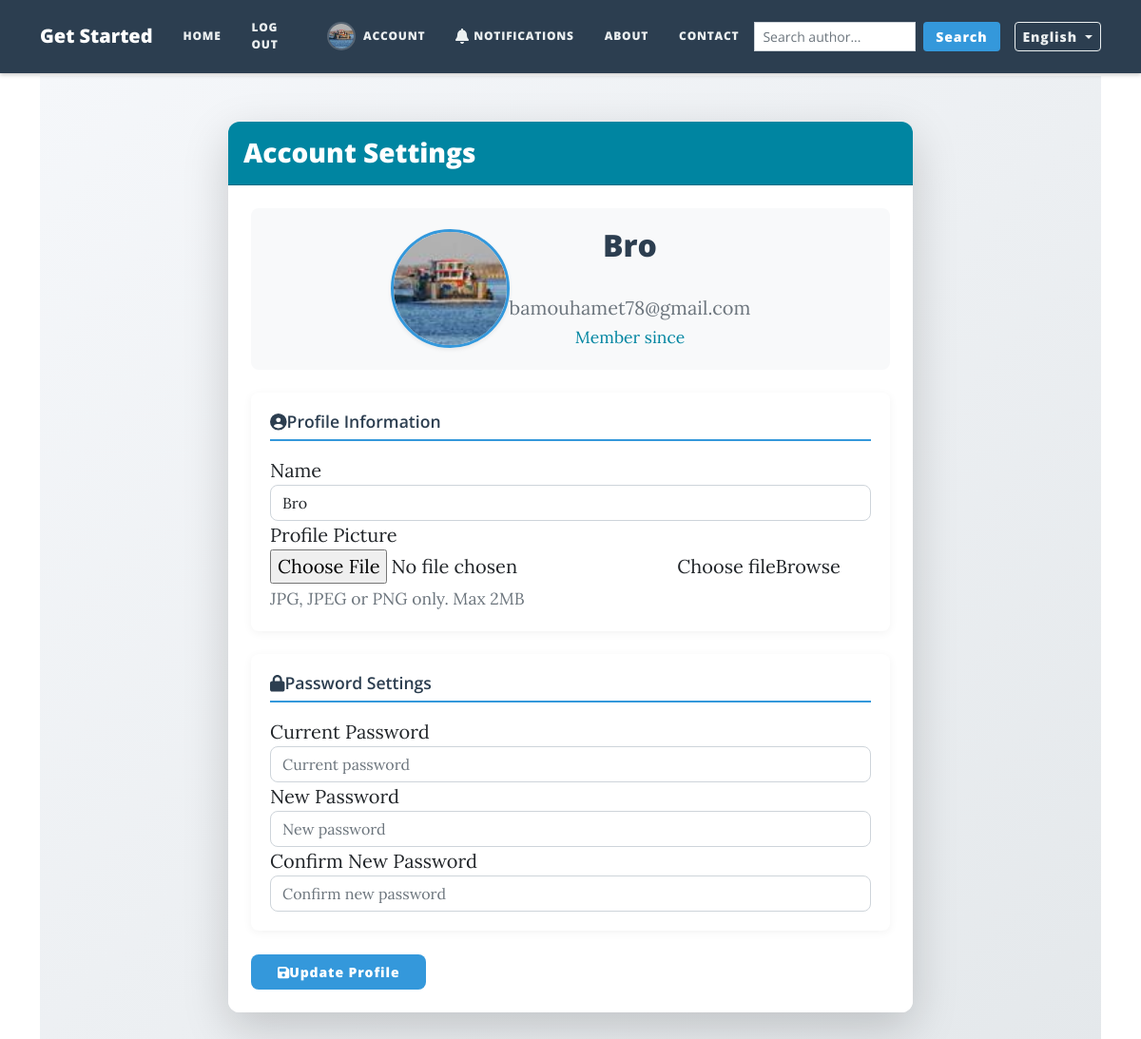
/account (signed in), run on the app's committed database.
### main.py (models this page shows, shortened)
class User(UserMixin, db.Model):
    __tablename__ = "users"
    id = db.Column(db.Integer, primary_key=True)
    email = db.Column(db.String(100), unique=True)
    password = db.Column(db.String(100))
    name = db.Column(db.String(100))
    confirmed = db.Column(db.Boolean, default=False)
    receive_notifications = db.Column(db.Boolean, default=True)
    profile_image = db.Column(db.String(250), nullable=True)
    receive_reply_notifications = db.Column(db.Boolean, default=True)
    posts = relationship("BlogPost", back_populates="author")
    comments = relationship("Comment", back_populates="comment_author")
    likes = relationship("Like", back_populates="user", cascade="all, delete-orphan")
    subscribed_tags = db.relationship('Tag', secondary='user_tag_subscriptions', backref='subscribers')

### main.py (the view)
@app.route('/account', methods=['GET', 'POST'])
@login_required
def account():
    form = UpdateAccountForm(obj=current_user)  # Pre-populate with current user data
    if form.validate_on_submit():
        current_user.name = form.name.data
        if form.picture.data:
            picture_file = save_profile_picture(form.picture.data)
            if current_user.profile_image and current_user.profile_image != 'default.jpg':
                old_pic = os.path.join(app.config['UPLOAD_FOLDER'], current_user.profile_image)
                if os.path.exists(old_pic):
                    os.remove(old_pic)
            current_user.profile_image = picture_file
        if form.new_password.data:
            if not check_password_hash(current_user.password, form.current_password.data):
                flash('Current password is incorrect', 'danger')
                return redirect(url_for('account'))
            current_user.password = generate_password_hash(form.new_password.data)
        db.session.commit()
        flash('Your account has been updated!', 'success')
        return redirect(url_for('account'))
    elif request.method == 'GET':
        form.name.data = current_user.name  # Pre-populate on GET request
    return render_template('account.html', form=form, current_user=current_user, get_gravatar_url=get_gravatar_url)

### forms.py
class UpdateAccountForm(FlaskForm):
    name = StringField('Name', validators=[
        validators.DataRequired(),
        validators.Length(min=2, max=100)
    ])
    picture = FileField('Update Profile Picture', validators=[
        FileAllowed(['jpg', 'jpeg', 'png'], 'Only JPEG or PNG images allowed!')
    ])
    current_password = PasswordField('Current Password', validators=[
        validators.Optional()  # Only required if changing password
    ])
    new_password = PasswordField('New Password', validators=[
        validators.Optional(),
        validators.Length(min=6),
        validators.EqualTo('confirm_password', message='Passwords must match')
    ])
    confirm_password = PasswordField('Confirm New Password')
    submit = SubmitField('Update Account')

### main.py (called while the page is built, shortened)
@login_manager.user_loader
def load_user(user_id):
    return db.session.get(User, int(user_id))

def get_locale():
    if 'lang' in request.args:
        lang = request.args['lang']
        if lang in app.config['LANGUAGES']:
            session['lang'] = lang
            return lang
    if 'lang' in session:
        return session['lang']
    return request.accept_languages.best_match(app.config['LANGUAGES'].keys())

@app.context_processor
def inject_template_methods():
    return {
        'get_locale': get_locale,
        'current_language': session.get('lang', 'en')
    }

@app.context_processor
def inject_tags():
    popular_tags = db.session.query(
        Tag,
        db.func.count(post_tags.c.post_id).label('count')
    ).join(post_tags).group_by(Tag).order_by(db.desc('count')).limit(20).all()
    tags_with_size = []
    return {'popular_tags': tags_with_size}

### templates/account.html (shortened to what this page needs)
{% extends "header.html" %}
{% block content %}
<div class="account-page " style="background-color: #f8f9fa; min-height: 100vh;">
    <div class="container py-5">
        <div class="row justify-content-center">
            <div class="col-lg-8">
                <div class="card shadow-lg border-0">
                    <div class="card-header bg-primary text-white py-3">
                        <h3 class="mb-0">{{ _("Account Settings") }}</h3>
                    </div>
                    <div class="card-body p-4" style="background-color: #ffffff;">
                        <div class="profile-section text-center mb-4">
                            <div class="d-flex justify-content-center align-items-center">
                                <img class="rounded-circle shadow-sm"
                                     src="{{ url_for('static', filename='profile_pics/' + current_user.profile_image) if current_user.profile_image else get_gravatar_url(current_user.email, 125) }}"
                                     style="width: 125px; height: 125px; object-fit: cover; border: 3px solid #3498db;">
                                <div class="ml-4 text-left">
                                    <h2 class="mb-1" style="color: #2c3e50;">{{ current_user.name }}</h2>
                                    <p class="text-muted mb-0">{{ current_user.email }}</p>
                                    <small class="text-primary">{{ _("Member since") }} {{ current_user.created_at.strftime('%B %Y') if current_user.created_at else '' }}</small>
                                </div>
                            </div>
                        </div>
                        <form method="POST" enctype="multipart/form-data" novalidate>
                            <div class="form-section mb-4">
                                <h5 class="section-title mb-3" style="color: #2c3e50; border-bottom: 2px solid #3498db; padding-bottom: 8px;">
                                    <i class="fas fa-user-circle mr-2"></i>{{ _("Profile Information") }}
                                </h5>
                                <div class="form-group">
                                    {{ form.name.label(class="form-control-label font-weight-bold") }}
                                    {% if form.name.errors %}
                                        {{ form.name(class="form-control is-invalid") }}
                                        <div class="invalid-feedback">
                                            {% for error in form.name.errors %}
                                                <span>{{ error }}</span>
                                            {% endfor %}
                                        </div>
                                    {% else %}
                                        {{ form.name(class="form-control", style="border-radius: 8px;") }}
                                    {% endif %}
                                </div>
                                <div class="form-group">
                                    <label class="font-weight-bold">{{ _("Profile Picture") }}</label>
                                    <div class="custom-file">
                                        {{ form.picture(class="custom-file-input", id="customFile") }}
                                        <label class="custom-file-label" for="customFile">{{ _("Choose file") }}</label>
                                    </div>
                                    <small class="form-text text-muted">{{ _("JPG, JPEG or PNG only. Max 2MB") }}</small>
                                </div>
                            </div>
                            <div class="form-section">
                                <h5 class="section-title mb-3" style="color: #2c3e50; border-bottom: 2px solid #3498db; padding-bottom: 8px;">
                                    <i class="fas fa-lock mr-2"></i>{{ _("Password Settings") }}
                                </h5>
                                <div class="form-group">
                                    {{ form.current_password.label(class="form-control-label font-weight-bold") }}
                                    {% if form.current_password.errors %}
                                        {{ form.current_password(class="form-control is-invalid", placeholder=_("Current password")) }}
                                        <div class="invalid-feedback">
                                            {% for error in form.current_password.errors %}
                                                <span>{{ error }}</span>
                                            {% endfor %}
                                        </div>
                                    {% else %}
                                        {{ form.current_password(class="form-control", placeholder=_("Current password"), style="border-radius: 8px;") }}
                                    {% endif %}
                                </div>
                                <div class="form-group">
                                    {{ form.new_password.label(class="form-control-label font-weight-bold") }}
                                    {% if form.new_password.errors %}
                                        {{ form.new_password(class="form-control is-invalid", placeholder=_("New password")) }}
                                        <div class="invalid-feedback">
                                            {% for error in form.new_password.errors %}
                                                <span>{{ error }}</span>
                                            {% endfor %}
                                        </div>
                                    {% else %}
                                        {{ form.new_password(class="form-control", placeholder=_("New password"), style="border-radius: 8px;") }}
                                    {% endif %}
                                </div>
                                <div class="form-group">
                                    {{ form.confirm_password.label(class="form-control-label font-weight-bold") }}
                                    {% if form.confirm_password.errors %}
                                        {{ form.confirm_password(class="form-control is-invalid", placeholder=_("Confirm new password")) }}
                                        <div class="invalid-feedback">
                                            {% for error in form.confirm_password.errors %}
                                                <span>{{ error }}</span>
                                            {% endfor %}
                                        </div>
                                    {% else %}
                                        {{ form.confirm_password(class="form-control", placeholder=_("Confirm new password"), style="border-radius: 8px;") }}
                                    {% endif %}
                                </div>
                            </div>
                            <div class="form-group mt-4">
                                <button type="submit" class="btn btn-primary btn-block py-2" style="border-radius: 8px; background-color: #3498db; border: none;">
                                    <i class="fas fa-save mr-2"></i>{{ _("Update Profile") }}
                                </button>
                            </div>
                        </form>
                    </div>
                </div>
            </div>
        </div>
    </div>
</div>
{% endblock %}

### templates/header.html (shortened to what this page needs)
<!DOCTYPE html>
<html lang="en">
  <head>
    {% block styles %}
    {{ bootstrap.load_css() }}
    <link href="{{ url_for('static', filename='css/styles.css') }}" rel="stylesheet" />
    {% endblock %}
  </head>
  <body>
    <nav class="navbar navbar-expand-lg navbar-dark fixed-top" id="mainNav">
      <div class="container">
        <a class="navbar-brand" href="/">{{ _("Get Started") }}</a>
        <div class="collapse navbar-collapse" id="navbarResponsive">
          <ul class="navbar-nav me-auto">
            <li class="nav-item">
              <a class="nav-link" href="{{ url_for('get_all_posts') }}">{{ _("Home") }}</a>
            </li>
            {% if not current_user.is_authenticated %}
            <li class="nav-item">
              <a class="nav-link" href="{{ url_for('login') }}">{{ _("Login") }}</a>
            </li>
            <li class="nav-item">
              <a class="nav-link" href="{{ url_for('register') }}">{{ _("Register") }}</a>
            </li>
            {% else %}
            <li class="nav-item">
              <a class="nav-link" href="{{ url_for('logout') }}">{{ _("Log Out") }}</a>
            </li>
            <li class="nav-item">
              <a class="nav-link account-section" href="{{ url_for('account') }}">
                <img src="{{ url_for('static', filename='profile_pics/' + current_user.profile_image) if current_user.profile_image else get_gravatar_url(current_user.email, 30) }}"
                     class="rounded-circle account-img">
                <span>{{ _("Account") }}</span>
              </a>
            </li>
            <li class="nav-item">
              <a class="nav-link" href="{{ url_for('notification_preferences') }}">
                <i class="fas fa-bell notification-icon"></i>
                <span>{{ _("Notifications") }}</span>
              </a>
            </li>
            {% endif %}
            <li class="nav-item">
              <a class="nav-link" href="{{ url_for('about') }}">{{ _("About") }}</a>
            </li>
            <li class="nav-item">
              <a class="nav-link" href="{{ url_for('contact') }}">{{ _("Contact") }}</a>
            </li>
          </ul>
          <form class="d-flex search-form" method="GET" action="{{ url_for('search_by_author') }}">
            <input class="form-control form-control-sm me-2"
                   type="search"
                   name="query"
                   placeholder="{{ _('Search author...') }}"
                   aria-label="Search"
                   required>
            <button class="btn search-btn" type="submit">
              {{ _("Search") }}
            </button>
          </form>
          <div class="dropdown language-dropdown">
            <button class="btn btn-sm btn-outline-secondary dropdown-toggle"
                    type="button"
                    id="languageDropdown"
                    data-bs-toggle="dropdown"
                    aria-expanded="false">
              {{ config['LANGUAGES'].get(session.get('lang', 'en'), 'English') }}
            </button>
          </div>
        </div>
      </div>
    </nav>
    <main class="container">
       {% block content %}{% endblock %}
    </main>
  </body>
</html>

### templates/header.html (style rules this page uses)
#mainNav { background-color: #2c3e50; box-shadow: 0 0.125rem 0.25rem 0 rgba(0, 0, 0, 0.2); }
.navbar-nav { display: flex; align-items: center; }
.nav-item { display: flex; align-items: center; height: 60px; }
.nav-link { display: flex; align-items: center; height: 100%; padding: 0 1rem !important; color: #ecf0f1 !important; font-weight: 500; }
.account-section { display: flex; align-items: center; }
.account-img { width: 30px; height: 30px; object-fit: cover; margin-right: 8px; border: 2px solid rgba(255,255,255,0.2); }
.notification-icon { margin-right: 5px; font-size: 1rem; }
.search-form { margin-left: auto; margin-right: 15px; }
.search-btn { background-color: #3498db; color: white; padding: 0.25rem 0.75rem; border-radius: 4px; }
.language-dropdown .btn { color: #ecf0f1; border-color: #ecf0f1; }
body { padding-top: 80px; }

### data on the page
User: profile_image (picture), name "Bro", email "bamouhamet78@gmail.com"

### other printed values
{{ config['LANGUAGES'].get(session.get('lang', 'en'), 'English') }} "English"
